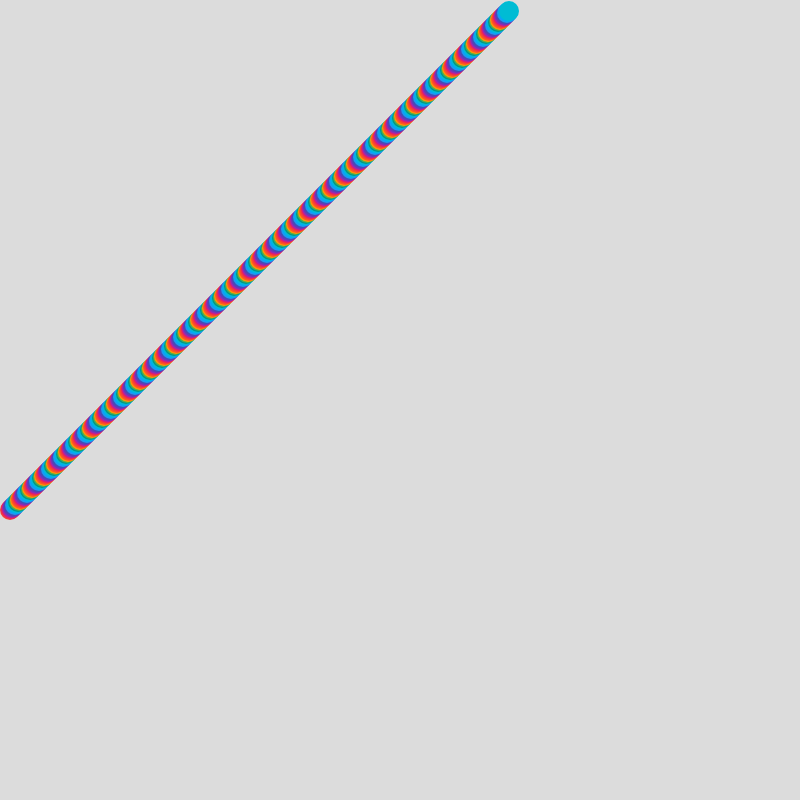
Frame 1 (no input)
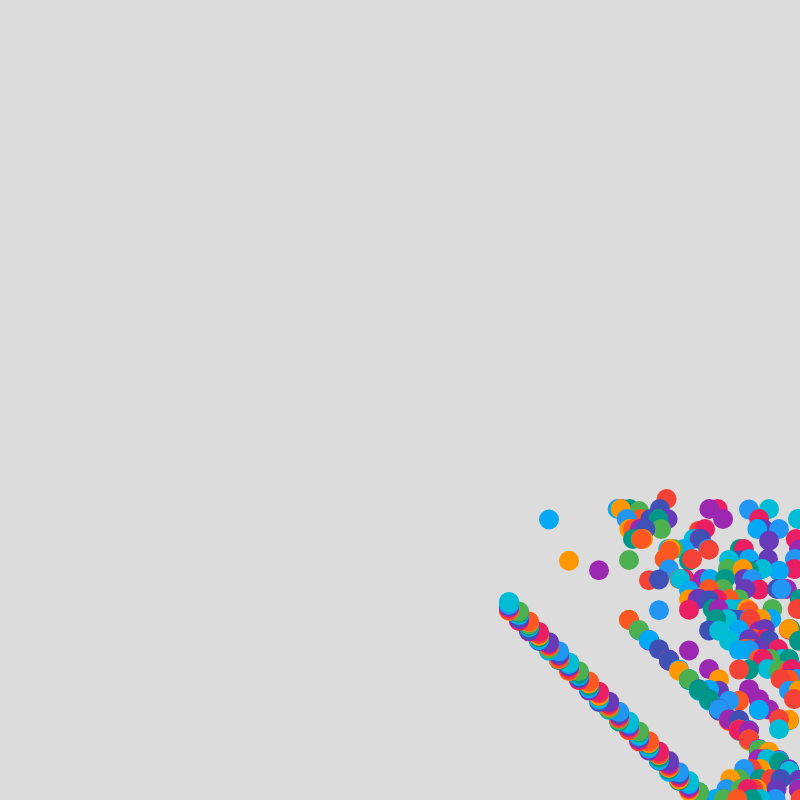
Frame 60 (no input)
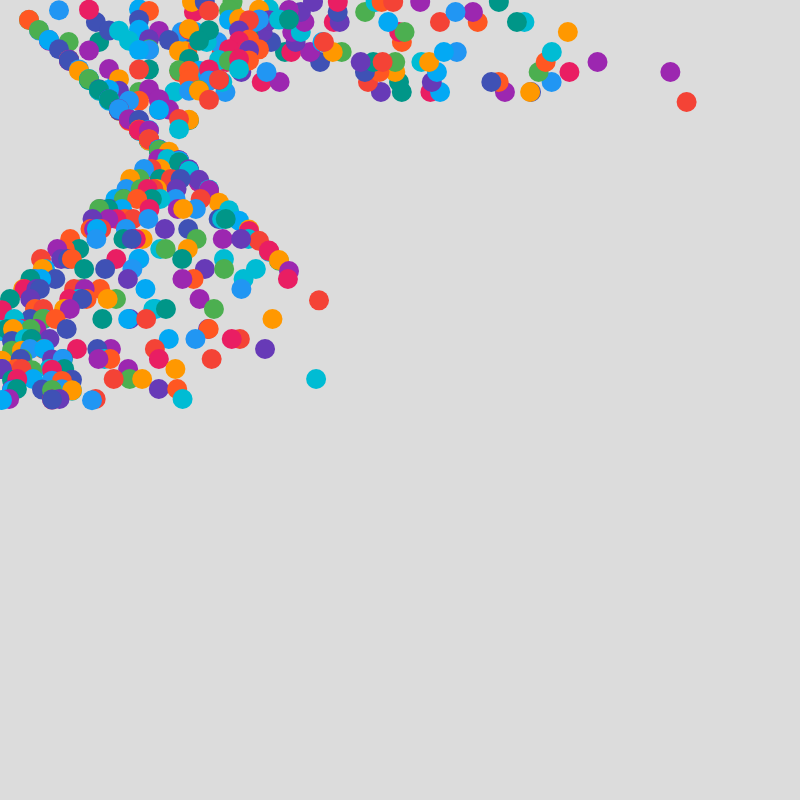
Frame 120 (the mouse pressed at the canvas centre since frame 60)

The p5.js sketch that drew these frames (run headless with seeded random() and noise() and a simulated clock; from frame 60 on, the mouse is pressed at the canvas centre):

// p5.js sketch
// ── sketch.js
const HEIGHT = 800;
const WIDTH = 800;
const SPEED = 10;
const QUANTIDADE = 500;
let currentColor = 0;
const COLORS = [
    '#f44336',
    '#e91e63',
    '#9c27b0',
    '#673ab7',
    '#3f51b5',
    '#2196f3',
    '#03a9f4',
    '#00bcd4',
    '#009688',
    '#4caf50',
    '#ff9800',
    '#ff5722'
];

class Bola {
    constructor(x, y, color){
        this.x = x;
        this.y = y;
        this.raio = 20;
        this.directionX = SPEED;
        this.directionY = SPEED;
        this.color = color;
    }

    _correctPosition(){
        this.x += this.directionX;
        this.y += this.directionY;

        if (this.x <= 1) {
            this.directionX = -this.directionX;
            this.x = 2;
            this.y += random(0, 2);
        }
        if (this.x >= WIDTH) {
            this.directionX = -this.directionX;
            this.x = WIDTH - 1;
            this.y += random(0, 2);
        }
        if (this.y <= 1) {
            this.directionY = -this.directionY;
            this.y = 2
            this.x += random(0, 450) * random();
        } 
        if (this.y >= WIDTH) {
            this.directionY = -this.directionY;
            this.y = WIDTH - 1;
            this.x += random(0, 450) * random();
        }
    }

    draw(){
        this._correctPosition();

        noStroke();
        fill(this.color);
        circle(this.x, this.y, this.raio);
    }
}

const geraBolas = () => Array(QUANTIDADE).fill().map((element, index) => {
    if (currentColor == COLORS.length)
        currentColor = 0;
    return new Bola(index, QUANTIDADE - index, COLORS[currentColor++]);
})

let bolas = geraBolas();

function setup() {
    createCanvas(WIDTH, HEIGHT); // cria um canvas de 400px por 400px
}

function draw() {
    background(220); // define a cor de fundo do canvas
    bolas.forEach(bola => bola.draw());
}
